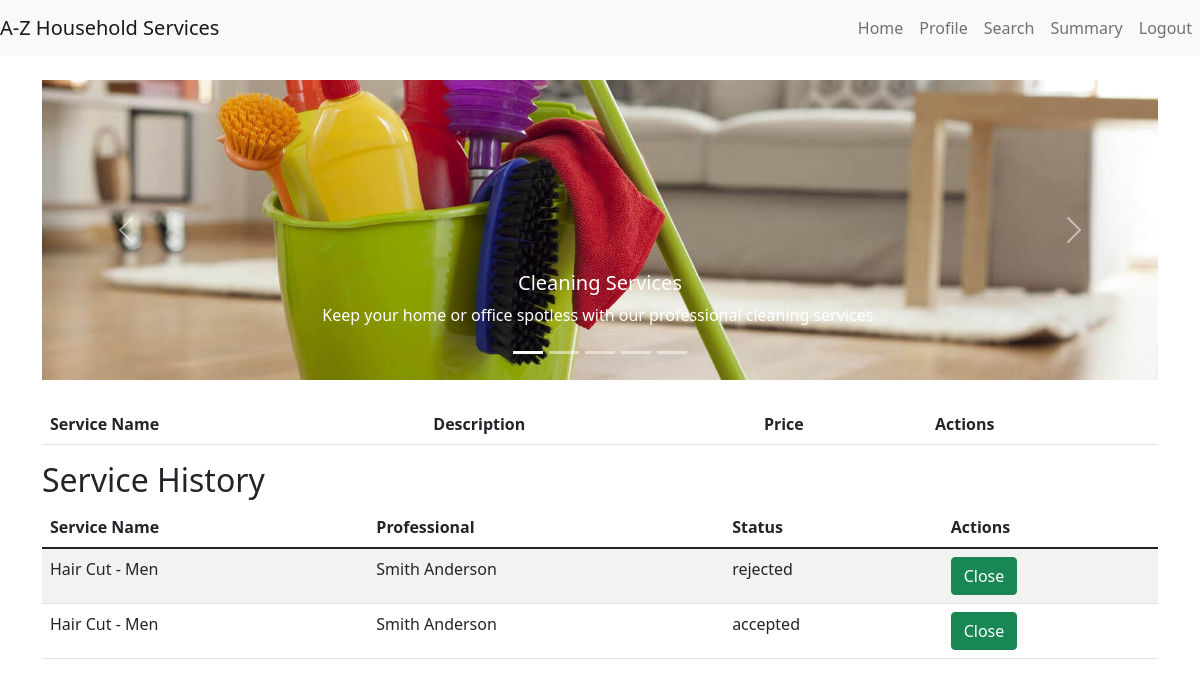
Page /customer/dashboard (signed in) on the earlier database version.
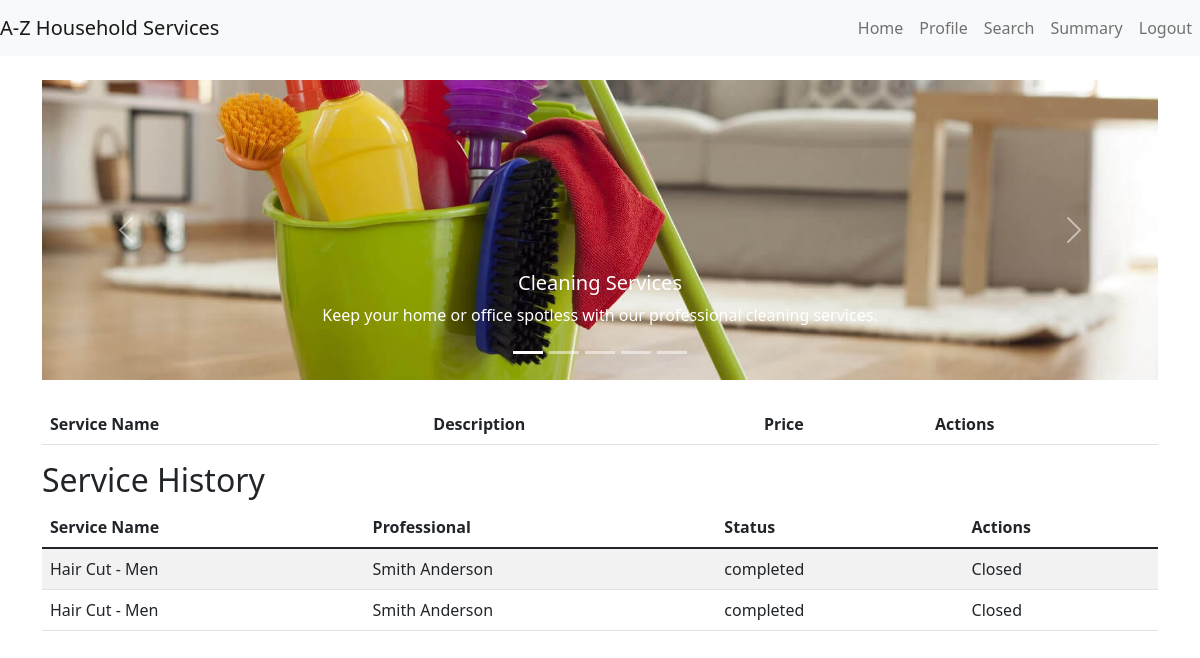
Same page on the later database version.
### models.py (models this page shows, shortened)
class Service(db.Model):
    __tablename__ = 'services'
    id = db.Column(db.Integer, primary_key=True)
    name = db.Column(db.String(100), nullable=False)
    price = db.Column(db.Float, nullable=False)
    description = db.Column(db.String(200))
    service_type = db.Column(db.String(50))

class ProfessionalProfile(db.Model):
    __tablename__ = 'professional_profiles'
    id = db.Column(db.Integer, primary_key=True)
    user_id = db.Column(db.Integer, db.ForeignKey('users.id'))
    full_name = db.Column(db.String(100), nullable=False)
    service_type = db.Column(db.String(100), nullable=False)
    experience = db.Column(db.String(100), nullable=False)
    filename = db.Column(db.String(120), nullable=False)
    uploaded_at = db.Column(db.DateTime, default=db.func.current_timestamp())
    address = db.Column(db.String(200),nullable=False)
    pin_code = db.Column(db.String(6), nullable=False)
    reviews = db.Column(db.Float, default=0)

class ServiceRequest(db.Model):
    __tablename__ = 'service_requests'
    id = db.Column(db.Integer, primary_key=True)
    service_id = db.Column(db.Integer, db.ForeignKey('services.id'))
    customer_id = db.Column(db.Integer, db.ForeignKey('users.id'))
    professional_id = db.Column(db.Integer, db.ForeignKey('users.id'), nullable=True)
    date_of_request = db.Column(db.DateTime, default=db.func.current_timestamp())
    date_of_accept_reject = db.Column(db.DateTime, nullable=True)
    date_of_completion = db.Column(db.DateTime, nullable=True)
    service_status = db.Column(db.String(20))  # requested, accepted, rejected , completed
    remarks = db.Column(db.String(200))

### app.py (the view)
@app.route('/customer/dashboard', methods=['GET', 'POST'])
def customer_dashboard():
    if 'user_id' in session:
        if request.args.get("service_type"):
            services = Service.query.filter_by(service_type=request.args.get("service_type")).all()
        else:
            services = []
        service_requests = ServiceRequest.query.filter_by(customer_id=session['user_id']).all()
        professional_profile = ProfessionalProfile.query.all()
        service_dict = {}  # Define service_dict here
        prof_dict = {}  # Define user_dict here
        for professional in professional_profile:
            prof_dict[professional.user_id] = professional
        for service in Service.query.all():
            service_dict[service.id] = service
        return render_template('customer_dashboard.html', services=services, service_requests=service_requests,prof_dict=prof_dict,service_dict=service_dict)
    return redirect(url_for('login'))

### app.py (called while the page is built)
@app.before_request
def create_tables():
    global first_request
    if first_request:
        db.create_all()
        first_request = False

### templates/customer_dashboard.html (shortened to what this page needs)
{% extends "base.html" %}
{% block content %}
<div id="serviceCarousel" class="carousel slide" data-bs-ride="carousel">
    <div class="carousel-indicators">
        <button type="button" data-bs-target="#serviceCarousel" data-bs-slide-to="0" class="active" aria-current="true"></button>
        <button type="button" data-bs-target="#serviceCarousel" data-bs-slide-to="1"></button>
        <button type="button" data-bs-target="#serviceCarousel" data-bs-slide-to="2"></button>
        <button type="button" data-bs-target="#serviceCarousel" data-bs-slide-to="3"></button>
        <button type="button" data-bs-target="#serviceCarousel" data-bs-slide-to="4"></button>
    </div>
    <div class="carousel-inner">
        <div class="carousel-item active">
            <img src="{{ url_for('static', filename='images/cleaning.jpg') }}" class="d-block w-100" alt="Cleaning Services">
            <div class="carousel-caption d-none d-md-block">
                <a href="{{ url_for('customer_dashboard', service_type='cleaning') }}" class="btn">
                <h5>Cleaning Services</h5>
                <p>Keep your home or office spotless with our professional cleaning services.</p>
                </a>
            </div>
        </div>
    </div>
    <button class="carousel-control-prev" type="button" data-bs-target="#serviceCarousel" data-bs-slide="prev">
        <span class="carousel-control-prev-icon" aria-hidden="true"></span>
    </button>
    <button class="carousel-control-next" type="button" data-bs-target="#serviceCarousel" data-bs-slide="next">
        <span class="carousel-control-next-icon" aria-hidden="true"></span>
    </button>
</div>
<table class="table table-striped mt-4">
    <thead>
        <tr>
            <th>Service Name</th>
            <th>Description</th>
            <th>Price</th>
            <th>Actions</th>
        </tr>
    </thead>
</table>
<h2>Service History</h2>
<table class="table table-striped">
    <thead>
        <tr>
            <th>Service Name</th>
            <th>Professional</th>
            <th>Status</th>
            <th>Actions</th>
        </tr>
    </thead>
    <tbody>
        {% for service_request in service_requests %}
        <tr>
            <td>{{ service_dict[service_request.service_id].name }}</td>
            <td>{{ prof_dict[service_request.professional_id].full_name }}</td>
            <td>{{ service_request.service_status }}</td>
            <td>
                {% if service_request.service_status != 'completed' %}
                    <a href="/customer/close_service_request/{{ service_request.id }}" class="btn btn-success">Close</a>
                {% else %}
                    Closed
                {% endif %}
            </td>
        </tr>
        {% endfor %}
    </tbody>
</table>
{% endblock %}

### templates/base.html (shortened to what this page needs)
<!DOCTYPE html>
<html lang="en">
<head>
    <link href="https://cdn.jsdelivr.net/npm/bootstrap@5.1.3/dist/css/bootstrap.min.css" rel="stylesheet">
    <link rel="stylesheet" href="{{ url_for('static', filename='styles/styles.css') }}">
</head>
<body>
    <nav class="navbar navbar-expand-lg navbar-light bg-light">
        <a class="navbar-brand" href="/">A-Z Household Services</a>
        <div class="collapse navbar-collapse" id="navbarNav">
            <ul class="navbar-nav ms-auto">
                <li class="nav-item">
                    <a class="nav-link" href="{{ url_for(session['role'] + '_dashboard') }}">Home</a>
                </li>
                <li class="nav-item">
                    <a class="nav-link" href="{{ url_for(session['role'] + '_profile') }}">Profile</a>
                </li>
                    <a class="nav-link" href="{{ url_for(session['role'] + '_search') }}">Search</a>
                    <a class="nav-link" href="{{ url_for(session['role'] + '_summary') }}">Summary</a>
                <li class="nav-item">
                    <a class="nav-link" href="{{ url_for('logout') }}">Logout</a>
                </li>
            </ul>
        </div>
    </nav>
    <div class="container mt-4">
        {% block content %} {% endblock %}
    </div>
</body>
</html>

### static/styles/styles.css (style rules this page uses)
.carousel-item img { height: 300px; object-fit: cover; }
.carousel-caption { background-color: transparent; padding: 10px; }
.carousel-caption h5, .carousel-caption p, .carousel-caption a { color: #fff; }

Differences in the rows shown:
changed ServiceRequest (number 1 of 2 on the later page): service_status "rejected" → "completed"; service_status "Close" → "Closed"
changed ServiceRequest (number 2 of 2 on the later page): service_status "accepted" → "completed"; service_status "Close" → "Closed"
